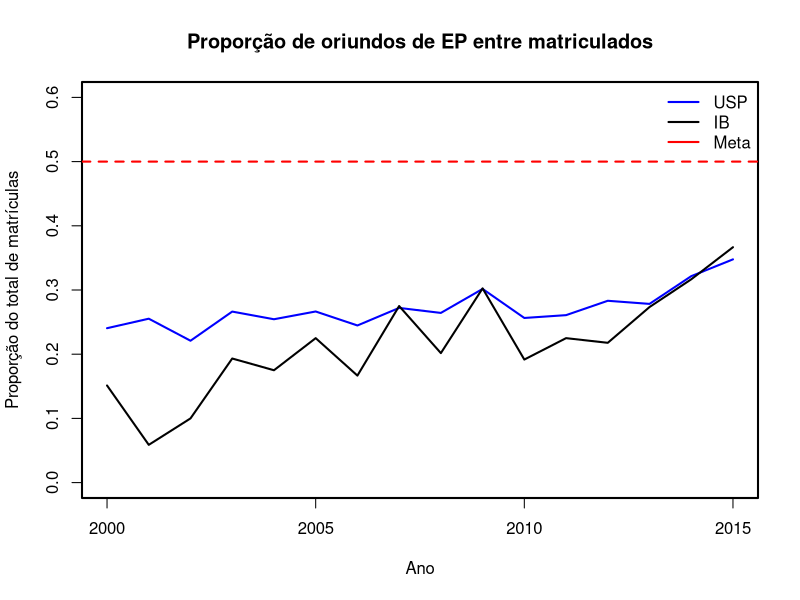
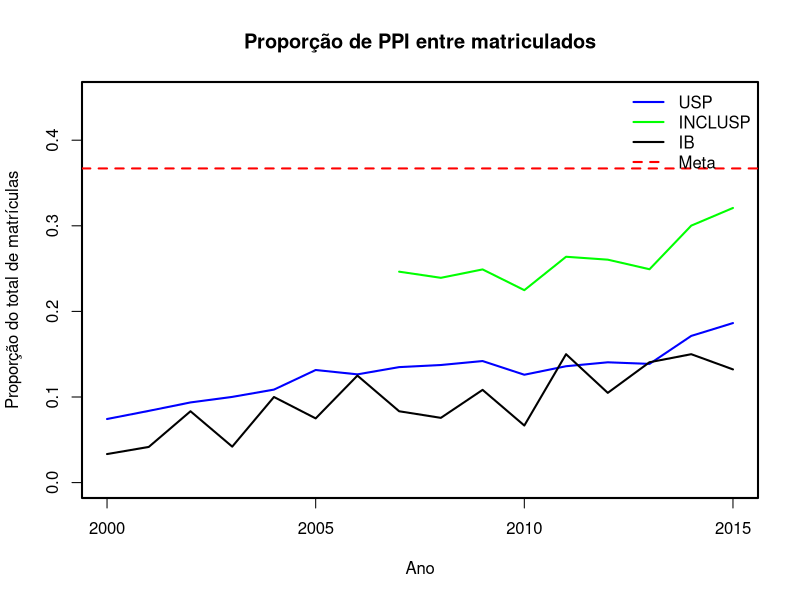
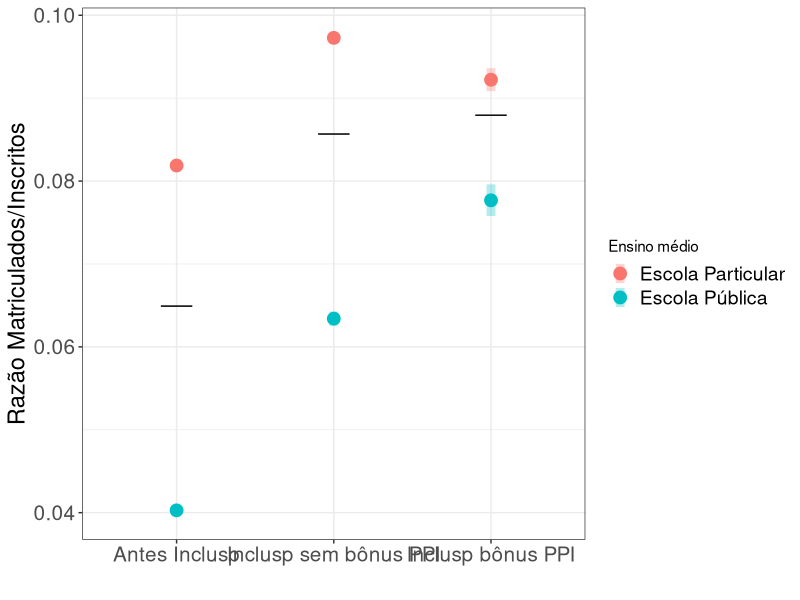
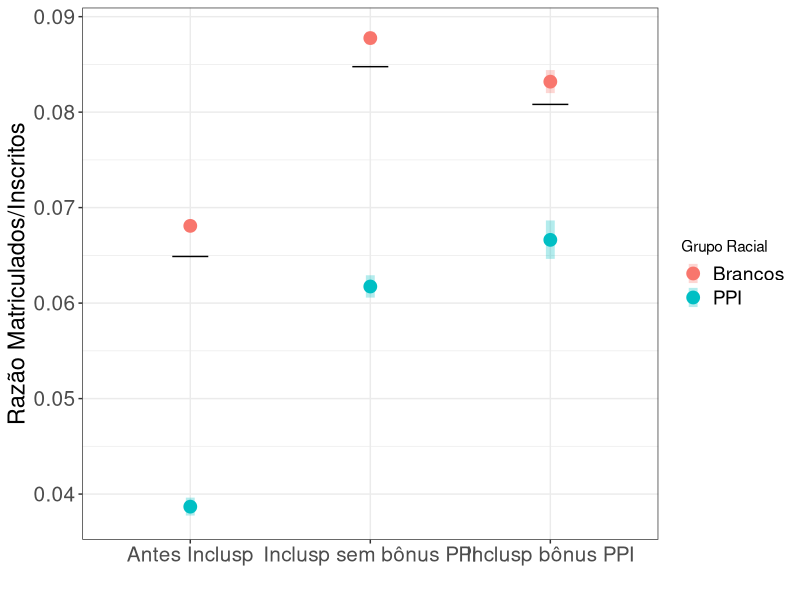
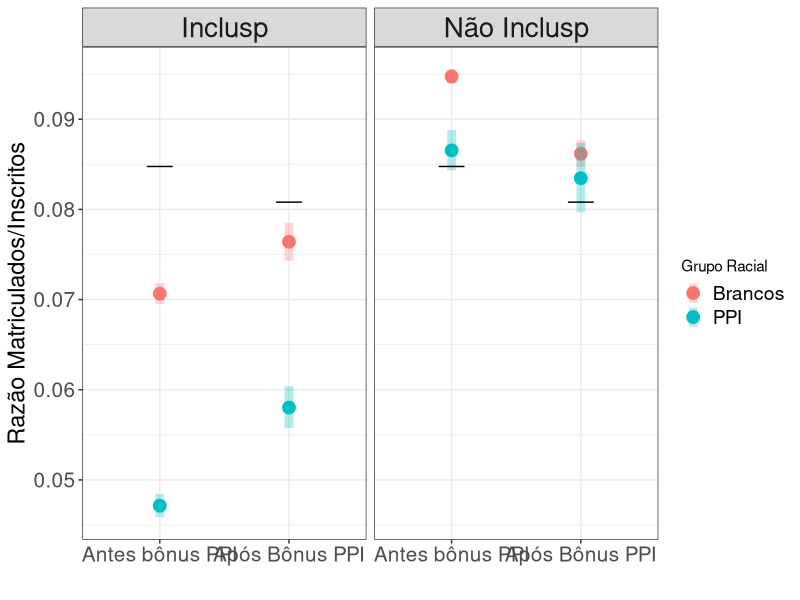

Generate these figures, in order, with R:
## ---- chunk 1
library(rmarkdown)
library(knitr)
library(dplyr)
library(tidyr)
library(ggplot2)
library(Hmisc)
## ---- chunk 2
knitr::opts_chunk$set(echo=FALSE)
## ---- chunk 3
## Na USP
## leitura dos dados
epf <- read.csv2("ensino_medio_fuvest.csv", as.is=TRUE)
## Calculo das proporcoes
epf$p.publ <- epf$n.publica/epf$total.resp
## No IB
epIB <- read.csv2("ensin_medioIB.csv")
## Calculo proporcoes
epIB$p.publ <- epIB$n.publica/epIB$total.resp

## Grafico
par(lwd=2)
plot(p.publ ~ ano, ylim=c(0,.6), data=epf, subset=fase=="matriculado", type="l",
     xlab = "Ano", ylab="Proporção do total de matrículas", col="blue",
     main="Proporção de oriundos de EP entre matriculados")
lines(p.publ ~ ano, data=epIB, subset=fase=="matriculado")
abline(h=0.5, lty=2, col="red")
legend("topright", c("USP", "IB", "Meta"), col=c("blue","black", "red"), lty=c(1,1,1,2), bty="n")
## ---- chunk 4
## Cor entre todos da USP
## Leitura dos dados
cor <- read.csv2("cor.csv", as.is=TRUE)
cor$cor <- factor(cor$cor, levels=c("preta", "parda", "indígena", "amarela", "branca", "NR" ))
crit <- cor$cor=="preta"|cor$cor=="parda"|cor$cor=="indígena"
cor$ppi <- NA
cor$ppi[crit] <- "ppi"
cor$ppi[!crit] <- "no.ppi"
## proporcoes ppi
cor2 <- filter(cor, fase!="convocado") %>%
    group_by(ano, fase, ppi) %>%
    summarise(n.fuvest=sum(n.fuvest)) %>%
    spread(ppi, n.fuvest) %>%
    mutate(total=no.ppi+ppi, prop.ppi=ppi/total)
cor2$ic.low <- binconf(cor2$ppi, cor2$total, method="exact")[,2]
cor2$ic.up <- binconf(cor2$ppi, cor2$total, method="exact")[,3]

## Cor entre Inclusp na USP
##leitura dos dados
incl <- read.csv2("inclusp.csv", as.is=TRUE)
incl$cor <- factor(incl$cor, levels=c("preta", "parda", "indígena", "amarela", "branca", "NR" ))
incl$inclusp <- factor(incl$inclusp, levels=c("Inclusp", "Não Inclusp" ))
crit <- incl$cor=="preta"|incl$cor=="parda"|incl$cor=="indígena"
incl$ppi <- NA
incl$ppi[crit] <- "ppi"
incl$ppi[!crit] <- "no.ppi"
## proporcoes ppi
incl2 <- filter(incl, inclusp=="Inclusp") %>%
    group_by(ano, fase, ppi) %>%
    summarise(n.fuvest=sum(N)) %>%
    spread(ppi, n.fuvest) %>%
    mutate(total=no.ppi+ppi, prop.ppi=ppi/total)
incl2$ic.low <- binconf(incl2$ppi, incl2$total, method="exact")[,2]
incl2$ic.up <- binconf(incl2$ppi, incl2$total, method="exact")[,3]

## Cor no IB
corIB <- read.csv2("corIB.csv", as.is=TRUE)    
corIB$cor <- factor(corIB$cor, levels=c("preta", "parda", "indígena", "amarela", "branca", "NR" ))
crit <- corIB$cor=="preta"|corIB$cor=="parda"|corIB$cor=="indígena"
corIB$ppi <- NA
corIB$ppi[crit] <- "ppi"
corIB$ppi[!crit] <- "no.ppi"
## Proporcao por ano
corIB2 <- group_by(corIB, ano, fase, ppi) %>%
    summarise(n.fuvest=sum(n.fuvest)) %>%
    spread(ppi, n.fuvest) %>%
    mutate(total=no.ppi+ppi, prop.ppi=ppi/total)
corIB2$ic.low <- binconf(corIB2$ppi, corIB2$total, method="exact")[,2]
corIB2$ic.up <- binconf(corIB2$ppi, corIB2$total, method="exact")[,3]
## Grafico
par(lwd=2)
plot(prop.ppi ~ ano, ylim=c(0,.45), data=cor2, subset=fase=="matriculado", type="l",
     xlab = "Ano", ylab="Proporção do total de matrículas", col="blue",
     main="Proporção de PPI entre matriculados")
lines(prop.ppi ~ ano, data=incl2, subset=fase=="matriculado", col="green")
lines(prop.ppi ~ ano, data=corIB2, subset=fase=="matriculado")
abline(h=0.367, lty=2, col="red")
legend("topright", c("USP", "INCLUSP", "IB", "Meta"), col=c("blue","green", "black", "red"), lty=c(1,1,1,2), bty="n")
## ---- chunk 5
## leitura dos dados
ep <- read.csv2("ensino_medio.csv", as.is=TRUE)
## Relacao candidato/vaga
ep.cv <- filter(ep, ano>1999) %>%
    spread(fase, n.anuario) %>%
    mutate(periodo=cut(ano, breaks=c(1999,2006,2013,2015),
                       labels=c("Antes Inclusp", "Inclusp sem bônus PPI", "Inclusp bônus PPI"))) %>%
    group_by(periodo) %>%
    summarise(inscr=sum(inscrito), matr=sum(matriculado)) %>%
    mutate(p.matr = matr/inscr)
## Calculo das proporcoes
ep.ad <- filter(ep, ano>1999, ensino.medio!="outros"&ensino.medio!="supletivo") %>%
    mutate(medio=ifelse(ensino.medio=="publica","Escola Pública", "Escola Particular"))%>%
    spread(fase, n.anuario) %>%
    mutate(periodo=cut(ano, breaks=c(1999,2006,2013,2015),
                       labels=c("Antes Inclusp", "Inclusp sem bônus PPI", "Inclusp bônus PPI"))) %>%
    group_by(periodo, medio) %>%
    summarise(inscr=sum(inscrito), matr=sum(matriculado)) %>%
    mutate(p.matr = matr/inscr)
## Adiciona intervalos de confiança
ep.ad$ic.low <- binconf(ep.ad$matr, ep.ad$inscr, method="exact")[,2]
ep.ad$ic.up <- binconf(ep.ad$matr, ep.ad$inscr, method="exact")[,3]
## Grafico
p3 <- ggplot(ep.ad, aes(periodo, p.matr))
p3 + geom_point(aes(colour=medio), size=4) +
    geom_linerange(aes(ymin=ic.low, ymax=ic.up, colour=medio), size=3, alpha=0.3) +
    scale_colour_discrete(name="Ensino médio") +
    theme_bw() +
    theme(axis.text= element_text(size=15),
          axis.title= element_text(size=17),
          strip.text.x = element_text(size=20),
          legend.text=element_text(size=14)) +
    labs(y="Razão Matriculados/Inscritos", x="") +
    annotate("segment", x=c(0.9,1.9, 2.9), xend=c(1.1,2.1,3.1),y=ep.cv$p.matr, yend=ep.cv$p.matr)
## ---- chunk 6
## Relacao candidato/vaga
cor.cv <- select(cor, ano, cor, fase,n.fuvest) %>%
    spread(fase, n.fuvest) %>%
    mutate(periodo=cut(ano, breaks=c(1999,2006,2013,2015),
                       labels=c("Antes Inclusp", "Inclusp sem bônus PPI", "Inclusp bônus PPI"))) %>%
    group_by(periodo) %>%
    summarise(inscr=sum(inscrito), matr=sum(matriculado)) %>%
    mutate(p.matr = matr/inscr)
## Calculo das proporcoes
cor.ad <- filter(cor, cor!="NR"&cor!="amarela"&fase!="convocado") %>%
    select(ano:cor,n.fuvest,ppi) %>%
    spread(fase, n.fuvest) %>%
    mutate(periodo=cut(ano, breaks=c(1999,2006,2013,2015),
                       labels=c("Antes Inclusp", "Inclusp sem bônus PPI", "Inclusp bônus PPI"))) %>%
    group_by(periodo, ppi) %>%
    summarise(inscr=sum(inscrito), matr=sum(matriculado)) %>%
    mutate(p.matr = matr/inscr, raca = ifelse(ppi=="ppi","PPI", "Brancos"))
## Intervalos de confiança
cor.ad$ic.low <- binconf(cor.ad$matr, cor.ad$inscr, method="exact")[,2]
cor.ad$ic.up <- binconf(cor.ad$matr, cor.ad$inscr, method="exact")[,3]
## ---- chunk 7
## Grafico
p2 <- ggplot(cor.ad, aes(periodo, p.matr))
p2 + geom_point(aes(colour=raca), size=4) +
    geom_linerange(aes(ymin=ic.low, ymax=ic.up, colour=raca), size=3, alpha=0.3) +
    scale_colour_discrete(name="Grupo Racial") +
    theme_bw() +
    theme(axis.text= element_text(size=15),
          axis.title= element_text(size=17),
          strip.text.x = element_text(size=20),
          legend.text=element_text(size=14)) +
    labs(y="Razão Matriculados/Inscritos", x="") +
    annotate("segment", x=c(0.9,1.9, 2.9), xend=c(1.1,2.1,3.1),y=cor.cv$p.matr, yend=cor.cv$p.matr)
## ---- chunk 8
## Relacao candidato/vaga
incl.cv <- spread(incl, fase, N) %>%
    mutate(periodo=cut(ano, breaks=c(2006,2013,2015), labels=c("Antes bônus PPI", "Após Bônus PPI"))) %>%
    group_by(periodo) %>%
    summarise(inscr=sum(inscrito), matr=sum(matriculado)) %>%
    mutate(p.matr = matr/inscr)
## Razao matriculados/inscritos
incl.ad <- filter(incl, cor!="NR"&cor!="amarela") %>%
    spread(fase, N) %>%
    mutate(periodo=cut(ano, breaks=c(2006,2013,2015), labels=c("Antes bônus PPI", "Após Bônus PPI"))) %>%
    group_by(periodo, inclusp, ppi) %>%
    summarise(inscr=sum(inscrito), matr=sum(matriculado)) %>%
    mutate(p.matr = matr/inscr, raca = ifelse(ppi=="ppi","PPI", "Brancos"))
## Intervalos de confiança
incl.ad$ic.low <- binconf(incl.ad$matr, incl.ad$inscr, method="exact")[,2]
incl.ad$ic.up <- binconf(incl.ad$matr, incl.ad$inscr, method="exact")[,3]
## Gafico
p1 <- ggplot(incl.ad, aes(periodo, p.matr))
p1 + geom_point(aes(colour=raca), size=4) +
    facet_grid(~inclusp) +
    geom_linerange(aes(ymin=ic.low, ymax=ic.up, colour=raca), size=3, alpha=0.3) +
    scale_colour_discrete(name="Grupo Racial") +
    theme_bw() +
    theme(axis.text= element_text(size=15),
          axis.title= element_text(size=17),
          strip.text.x = element_text(size=20),
          legend.text=element_text(size=14)) +
    labs(y="Razão Matriculados/Inscritos", x="") +
    annotate("segment", x=c(0.9,1.9), xend=c(1.1,2.1),y=incl.cv$p.matr, yend=incl.cv$p.matr)
